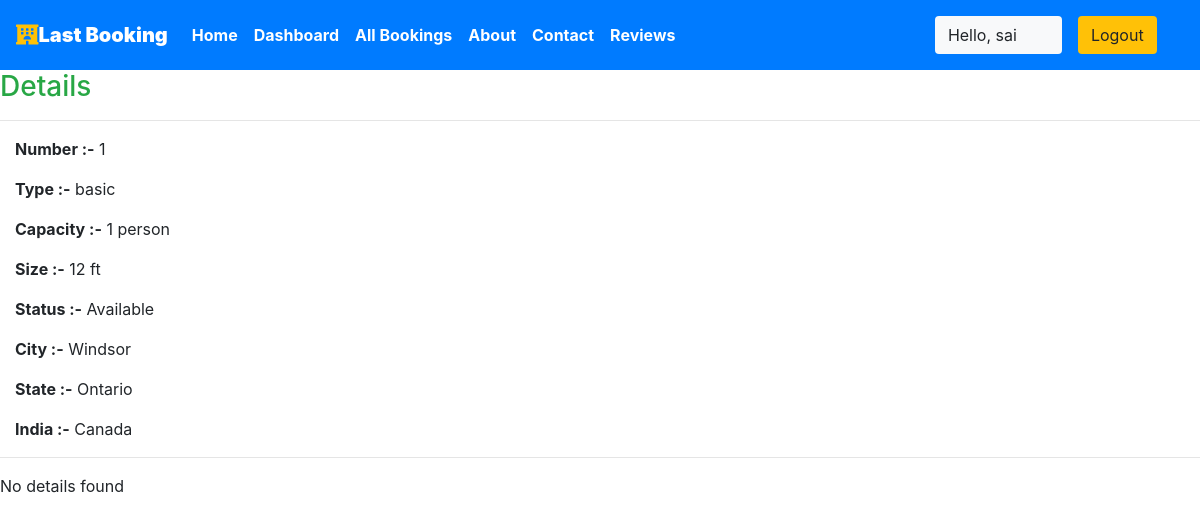
/staff/panel/view-room?roomid=8 (signed in), run on an earlier commit of the app's database.
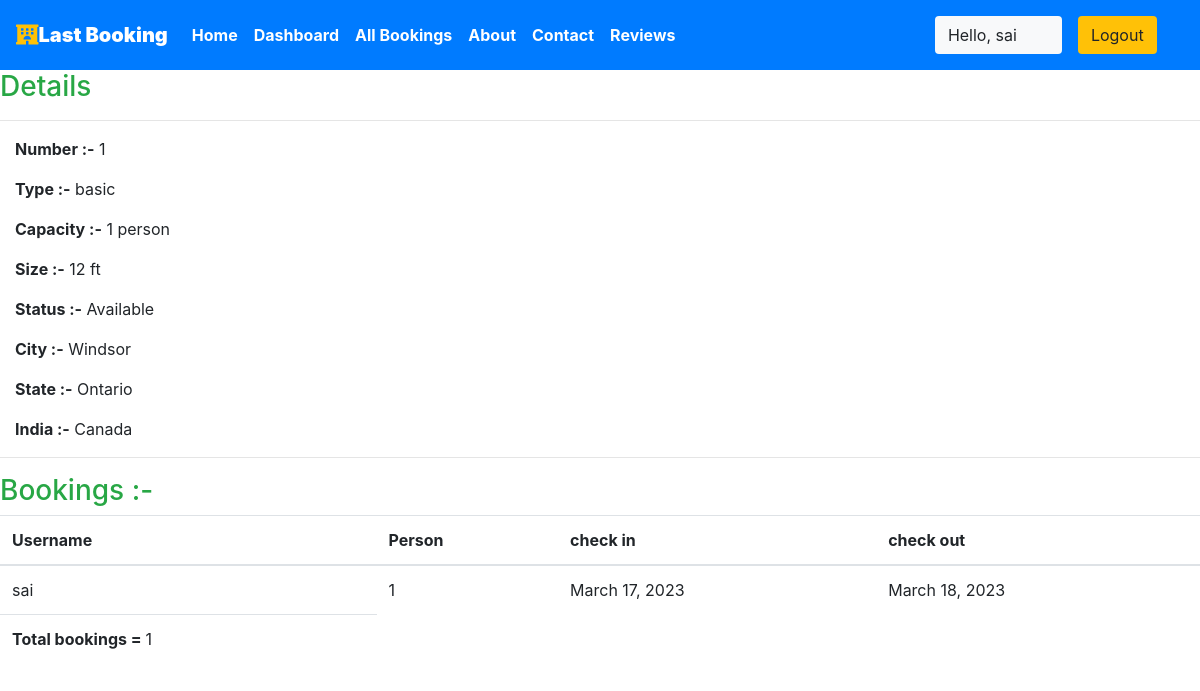
And on a later commit of the database.
### krishna/models.py (models this page shows, shortened)
class Reservation(models.Model):
    check_in = models.DateField(auto_now =False)
    check_out = models.DateField()
    room = models.ForeignKey(Rooms, on_delete = models.CASCADE)
    guest = models.ForeignKey(User, on_delete= models.CASCADE)
    booking_id = models.CharField(max_length=100,default="null")

class Rooms(models.Model):
    ROOM_STATUS = (
    ("1", "available"),
    ("2", "not available"),
    )
    ROOM_TYPE = (
    ("1", "premium"),
    ("2", "deluxe"),
    ("3","basic"),
    )
    room_type = models.CharField(max_length=50,choices = ROOM_TYPE)
    capacity = models.IntegerField()
    price = models.IntegerField()
    size = models.IntegerField()
    hotel = models.ForeignKey(Hotels, on_delete = models.CASCADE)
    status = models.CharField(choices =ROOM_STATUS,max_length = 15)
    roomnumber = models.IntegerField()

### krishna/views.py (the view)
# urls.py: path('staff/panel/view-room', views.view_room),
@login_required(login_url='/staff')
def view_room(request):
    room_id = request.GET['roomid']
    room = Rooms.objects.all().get(id=room_id)
    reservation = Reservation.objects.all().filter(room=room)
    return HttpResponse(render(request,'staff/viewroom.html',{'room':room,'reservations':reservation}))

### templates/staff/viewroom.html
 {% extends 'basic.html' %} {% block title %}View Room {% endblock title %} {% block body %}
<h3 class="text-success"> Details</h3>
<hr>
<div class="container mx-0 ">
    <p><b>Number :-</b> {{room.roomnumber}}</p>
    <p><b>Type :-</b> {{room.get_room_type_display}}</p>
    <p><b>Capacity :-</b> {{room.capacity}} person</p>
    <p><b>Size :-</b> {{room.size}} ft</p>
    <p><b>Status :-</b> {{room.get_status_display| capfirst}} </p>
    <p><b>City :-</b> {{room.hotel.location| capfirst}} </p>
    <p><b>State :-</b> {{room.hotel.state| capfirst}} </p>
    <p><b>India :-</b> {{room.hotel.country| capfirst}} </p>
</div>
<hr> {% if reservations %}
<h3 class="text-success">Bookings :-</h3>
<table class="table">
    <thead>
        <th>Username</th>
        <th>Person</th>
        <th>check in</th>
        <th>check out</th>
    </thead>
    {% for each_detail in reservations %}
    <tr>
        <td>{{each_detail.guest.username}}</td>
        <td>{{each_detail.room.capacity}}</td>
        <td>{{each_detail.check_in}}</td>
        <td>{{each_detail.check_out}}</td>
    </tr>
    {% endfor %}
    <tr>
        <td><b>Total bookings = </b>{{reservations | length}}</td>
    </tr>
</table>
{% else %}
<p>No details found</p>
{% endif %} {% endblock body %}

What changed in the data, as far as the page shows it:
added Reservation: guest.username "sai", room.capacity "1", check_in "March 17, 2023", check_out "March 18, 2023"
Also different on the page:
{{ reservations | length }}: (not shown) → "1"
text no longer shown: "No details found"
text now shown: "Bookings :- Username Person check in check out Total bookings ="
